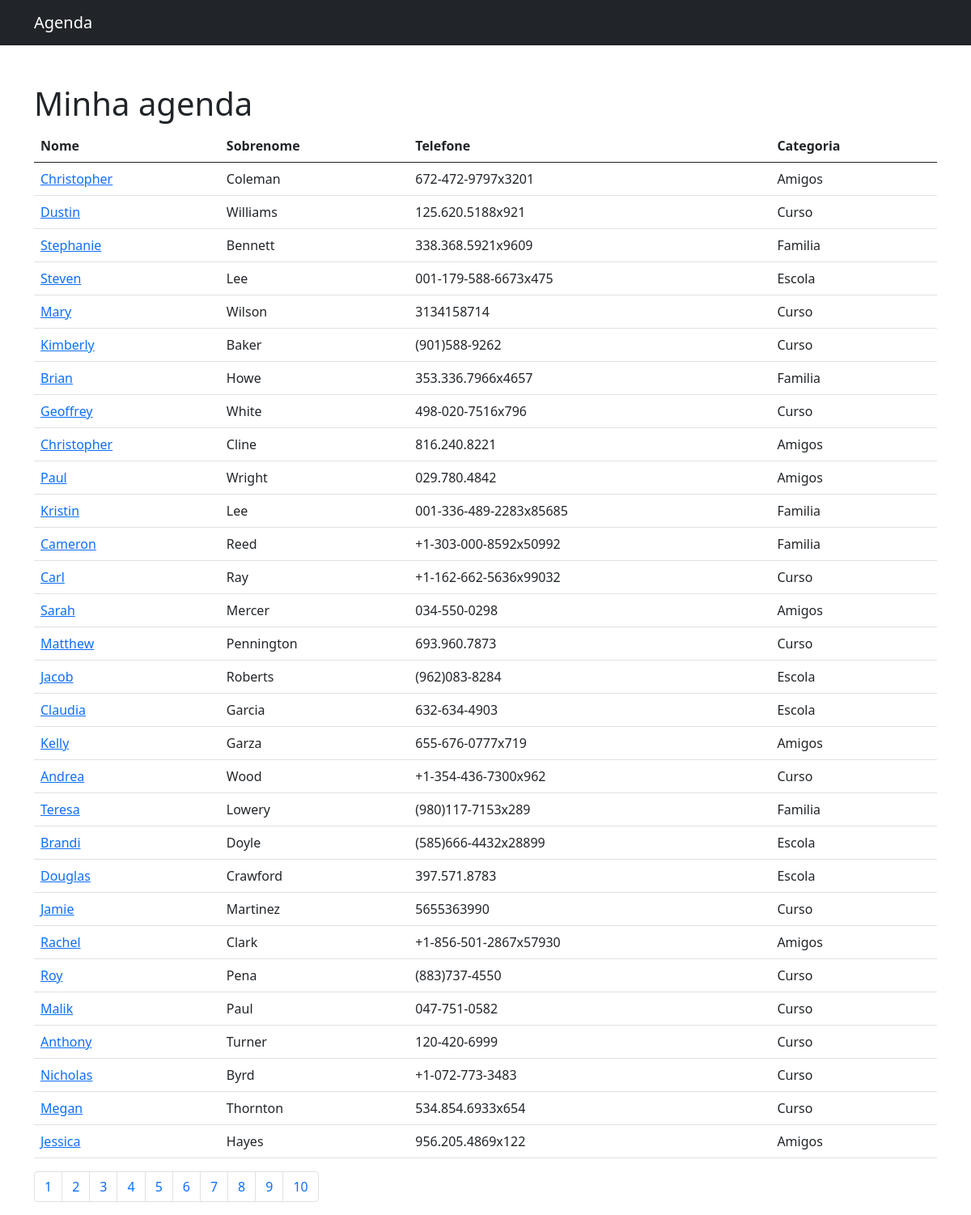
Page /?p=2 on the committed database.
### contatos/models.py (models this page shows, shortened)
class Contato(models.Model):
    nome = models.CharField(max_length=255)
    sobrenome = models.CharField(max_length=255, blank=True)
    telefone = models.CharField(max_length=255)
    email = models.CharField(max_length=255, blank=True)
    descricao = models.TextField()
    data_criacao = models.DateTimeField(default=timezone.now)
    mostrar = models.BooleanField(default=True)
    categoria = models.ForeignKey(Categoria, on_delete=models.DO_NOTHING)

class Categoria(models.Model):
    categoria = models.CharField(max_length=255)
    def __str__(self):
        return self.categoria

### contatos/views.py (the view)
# urls.py: path('', views.index, name="index"),
def index(request):
    contatos = Contato.objects.all()
    paginator = Paginator(contatos, 30)
    page = request.GET.get('p')
    contatos = paginator.get_page(page)
    return render(request, 'contatos/index.html', {
        "contatos": contatos,
    })

### contatos/templates/contatos/index.html
{% extends 'base.html' %}
{% block conteudo %}
    <h1 class="mt-5">Minha agenda</h1>
        <table class="table">
          <thead>
            <tr>
              <th>Nome</th>
              <th>Sobrenome</th>
              <th>Telefone</th>
              <th>Categoria</th>
            </tr>
          </thead>
          <tbody>
            {% for contato in contatos %}
              {% if contato.mostrar %}
                <tr>
                  <td>
                    <a href=" {% url 'detalhes' contato.id %} "> {{contato.nome}} </a>
                  </td>
                  <td> {{contato.sobrenome}} </td>
                  <td> {{contato.telefone}} </td>
                  <td> {{contato.categoria}} </td>
                </tr>
              {% endif %}
            {% endfor %}
          </tbody>
        </table>
        <nav aria-label="Page navigation example">
          <ul class="pagination">
            {% for pagina in contatos.paginator.page_range %}
              <li class="page-item"><a class="page-link" href="?p={{pagina}}"> {{pagina}} </a></li>
            {% endfor %}
          </ul>
      </nav>
{% endblock conteudo %}

### rows in the picture
Contato: nome "Christopher", sobrenome "Coleman", telefone "672-472-9797x3201", categoria "Amigos"
Contato: nome "Dustin", sobrenome "Williams", telefone "125.620.5188x921", categoria "Curso"
Contato: nome "Stephanie", sobrenome "Bennett", telefone "338.368.5921x9609", categoria "Familia"
Contato: nome "Steven", sobrenome "Lee", telefone "001-179-588-6673x475", categoria "Escola"
Contato: nome "Mary", sobrenome "Wilson", telefone "3134158714", categoria "Curso"
Contato: nome "Kimberly", sobrenome "Baker", telefone "(901)588-9262", categoria "Curso"
Contato: nome "Brian", sobrenome "Howe", telefone "353.336.7966x4657", categoria "Familia"
Contato: nome "Geoffrey", sobrenome "White", telefone "498-020-7516x796", categoria "Curso"
Contato: nome "Christopher", sobrenome "Cline", telefone "816.240.8221", categoria "Amigos"
Contato: nome "Paul", sobrenome "Wright", telefone "029.780.4842", categoria "Amigos"
Contato: nome "Kristin", sobrenome "Lee", telefone "001-336-489-2283x85685", categoria "Familia"
Contato: nome "Cameron", sobrenome "Reed", telefone "+1-303-000-8592x50992", categoria "Familia"
Contato: nome "Carl", sobrenome "Ray", telefone "+1-162-662-5636x99032", categoria "Curso"
Contato: nome "Sarah", sobrenome "Mercer", telefone "034-550-0298", categoria "Amigos"
Contato: nome "Matthew", sobrenome "Pennington", telefone "693.960.7873", categoria "Curso"
Contato: nome "Jacob", sobrenome "Roberts", telefone "(962)083-8284", categoria "Escola"
Contato: nome "Claudia", sobrenome "Garcia", telefone "632-634-4903", categoria "Escola"
Contato: nome "Kelly", sobrenome "Garza", telefone "655-676-0777x719", categoria "Amigos"
Contato: nome "Andrea", sobrenome "Wood", telefone "+1-354-436-7300x962", categoria "Curso"
Contato: nome "Teresa", sobrenome "Lowery", telefone "(980)117-7153x289", categoria "Familia"
Contato: nome "Brandi", sobrenome "Doyle", telefone "(585)666-4432x28899", categoria "Escola"
Contato: nome "Douglas", sobrenome "Crawford", telefone "397.571.8783", categoria "Escola"
Contato: nome "Jamie", sobrenome "Martinez", telefone "5655363990", categoria "Curso"
Contato: nome "Rachel", sobrenome "Clark", telefone "+1-856-501-2867x57930", categoria "Amigos"
Contato: nome "Roy", sobrenome "Pena", telefone "(883)737-4550", categoria "Curso"
Contato: nome "Malik", sobrenome "Paul", telefone "047-751-0582", categoria "Curso"
Contato: nome "Anthony", sobrenome "Turner", telefone "120-420-6999", categoria "Curso"
Contato: nome "Nicholas", sobrenome "Byrd", telefone "+1-072-773-3483", categoria "Curso"
Contato: nome "Megan", sobrenome "Thornton", telefone "534.854.6933x654", categoria "Curso"
Contato: nome "Jessica", sobrenome "Hayes", telefone "956.205.4869x122", categoria "Amigos"

### other values in the picture
{{ pagina }} "1" "2" "3" "4" "5" "6" "7" "8" "9" "10"
